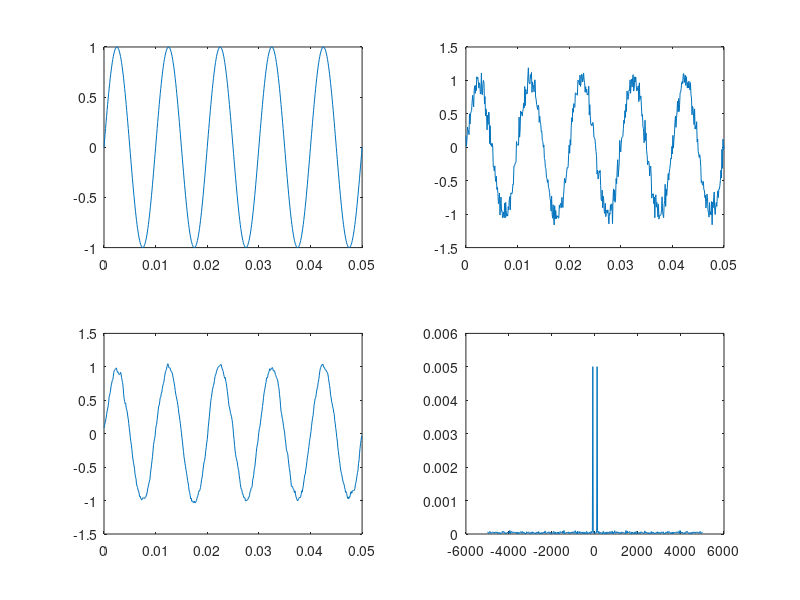
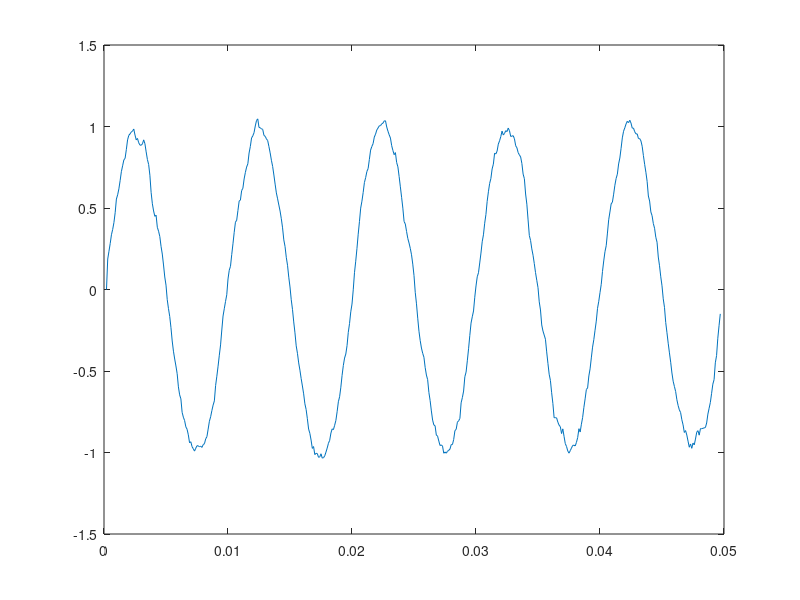

MATLAB code for these plots, in order:
ts=1E-4;
fs=1/ts;
t=0:ts:5E-2;

x=sin(2*pi*100*t);
subplot(2,2,1);plot(t,x)

y=x+wgn(1,length(t),-20);
subplot(2,2,2);plot(t,y)


g=conv(y,[1 1 1 1 1 1 1]/7,'same');
subplot(2,2,3);plot(t,g)

X=0.00002*abs(fftshift(fft(x)));
Y=0.00002*abs(fftshift(fft(y)));
F=fs/2*linspace(-1,1,length(t));
c=500;
subplot(2,2,4);plot(F,Y);
z=[]
for i=4:length(x)-3
    z(i)=1/7*(y(i-3)+y(i-2)+y(i-1)+y(i)+y(i+1)+y(i+2)+y(i+3));
end

figure
plot(t(3:length(x)-3),z(3:length(x)-3))
